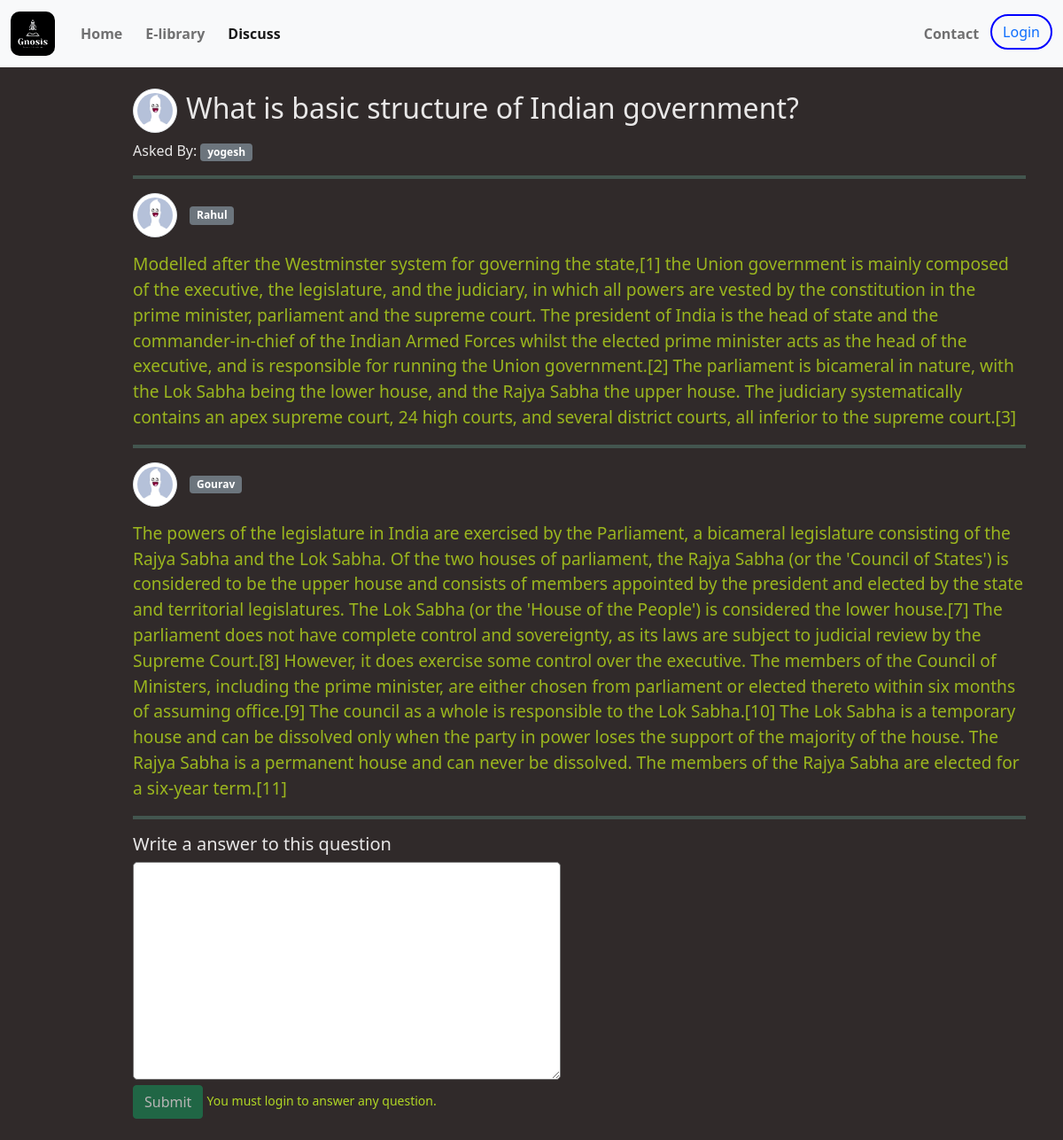
Screenshot of /doubt/11 with the database file from the repository.
### mainapp/models.py (models this page shows)
class doubts(models.Model):
    question    = models.CharField(max_length = 200)
    author      = models.ForeignKey('appuser', on_delete = models.CASCADE)
    tags        = TaggableManager()
    def __str__(self):
        return self.question

class appuser(models.Model):
    username    = models.CharField(max_length=15)
    name        = models.CharField(max_length=15)
    email       = models.EmailField()
    slug        = models.SlugField()
    userimage   = models.ImageField(upload_to = "userimage/",default='default_profile.jpg')
    tags        = TaggableManager()
    def __str__(self):
        return self.name

class solution(models.Model):
    answer      = models.TextField()
    question    = models.ForeignKey('doubts', on_delete = models.CASCADE)
    author      = models.ForeignKey('appuser', on_delete = models.CASCADE)
    def __str__(self):
        return self.answer

### mainapp/views.py (the view, shortened to what this page needs)
# urls.py: path('doubt/<int:pk>',  views.show_doubt,   name = "show_doubt"),
def show_doubt(request , pk ):
    doubt = doubts.objects.get( pk = pk )
    context={
        'object' : doubt,
    }
    return render(request, 'show_doubt.html', context)

### templates/show_doubt.html (shortened to what this page needs)
{% extends 'base.html' %}
{% block content %}
{% load static %}
<div class="container">
    <div class="my-4">
        <div>
            <h2 style="color: rgba(255, 255, 255, 0.89);"><img src="{{object.author.userimage.url}}" class="img-thumbnail" style="height: 50px; width: 50px; border-radius: 50%; margin-right: 10px;" alt="User image">{{object}}</h2>
            <p style="color: rgba(255, 255, 255, 0.89);">Asked By:
                <a href="{% url 'user_info' object.author.slug %}">
                    <span class="badge bg-secondary">{{object.author}}</span>
                </a>
            </p>
        </div>
        <hr>
        <div>
            {% for obj in object.solution_set.all %}
            <p><img src="{{obj.author.userimage.url}}" class="img-thumbnail" style="height: 50px; width: 50px; border-radius: 50%; margin-right: 10px;" alt="User image"> <a href="{% url 'user_info' obj.author.slug %}"><span class="badge bg-secondary">{{obj.author}}</span></a></p>
            <p style="font-size: larger; font-weight: 400; color:rgba(176, 209, 28, 0.842);">{{obj}}</p>
            <hr>
            {% endfor %}
        </div>
        <div class="new ans">
            <h5 style="color:  rgba(255, 255, 255, 0.89)">Write a answer to this question</h5>
            <div>
                <form action="" method="POST">
                    <textarea style="border-radius: 5px;" name="answer" id="" cols="50" rows="10">
                    </textarea>
                    <br>
                    {% if request.user.is_authenticated %}
                    <button type="submit" class="btn btn-success">Submit</button>
                    {% else %}
                    <button type="submit" class="btn btn-success" disabled>Submit</button>
                    <small style="color: rgb(177, 216, 37);">You must login to answer any question.</small>
                    {% endif %}
                </form>
            </div>
        </div>
    </div>
</div>
{% endblock %}

### templates/base.html (style rules this page uses)
body { background-color: rgb(48, 42, 42); }

### templates/show_doubt.html (style rules this page uses)
.container { margin-top: 10px; padding-left: 10%; }
hr { border-top: solid 4px rgb(125, 219, 188); }

### rows the page displays
doubts: author.userimage (placeholder picture), question "What is basic structure of Indian government?", author "yogesh"
solution: author.userimage (placeholder picture), author "Rahul", answer "Modelled after the Westminster system for governing the state,[1] the Union government is mainly composed of the executive, the legislature, and the judiciary, in which all powers are vested by the constitution in the prime minister, parliament and the supreme court. The president of India is the head of state and the commander-in-chief of the Indian Armed Forces whilst the elected prime minister acts as the head of the executive, and is responsible for running the Union government.[2] The parliament is bicameral in nature, with the Lok Sabha being the lower house, and the Rajya Sabha the upper house. The judiciary systematically contains an apex supreme court, 24 high courts, and several…"
solution: author.userimage (placeholder picture), author "Gourav", answer "The powers of the legislature in India are exercised by the Parliament, a bicameral legislature consisting of the Rajya Sabha and the Lok Sabha. Of the two houses of parliament, the Rajya Sabha (or the 'Council of States') is considered to be the upper house and consists of members appointed by the president and elected by the state and territorial legislatures. The Lok Sabha (or the 'House of the People') is considered the lower house.[7] The parliament does not have complete control and sovereignty, as its laws are subject to judicial review by the Supreme Court.[8] However, it does exercise some control over the executive. The members of the Council of Ministers, including the prime…"
